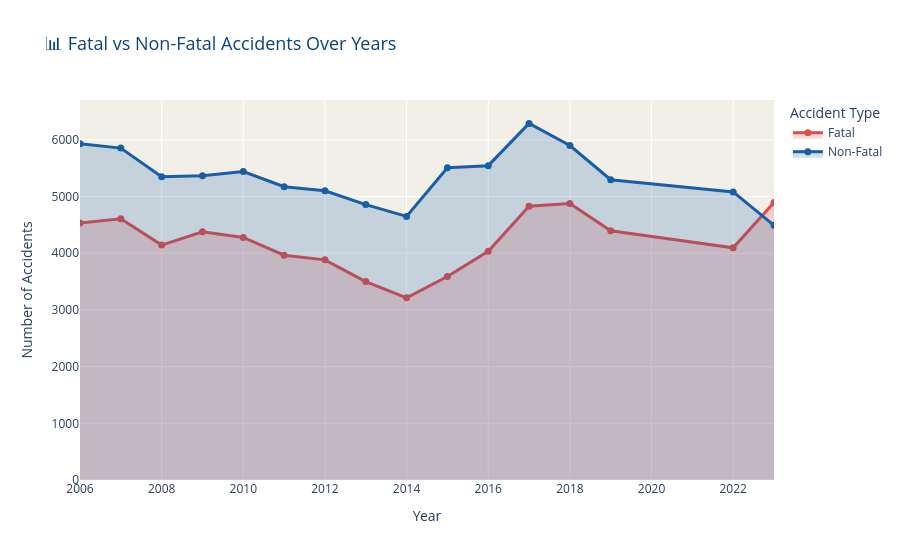

The notebook cell this image was saved under:
### Code cell
# Chart 10 — Fatal vs Non-Fatal Accidents Over Years
df_fatal_trend = df_national_only.sort_values('Year_Numeric')

fig = go.Figure()

fig.add_trace(go.Scatter(
    x=df_fatal_trend['Year_Numeric'],
    y=df_fatal_trend['Fatal_Accidents'],
    name='Fatal',
    mode='lines+markers',
    line=dict(width=3, color=RED),
    marker=dict(size=7),
    fill='tozeroy',
    fillcolor='rgba(226, 75, 74, 0.2)'
))

fig.add_trace(go.Scatter(
    x=df_fatal_trend['Year_Numeric'],
    y=df_fatal_trend['Non_Fatal_Accidents'],
    name='Non-Fatal',
    mode='lines+markers',
    line=dict(width=3, color=BLUE),
    marker=dict(size=7),
    fill='tozeroy',
    fillcolor='rgba(24, 95, 165, 0.2)'
))

fig.update_layout(
    title='📊 Fatal vs Non-Fatal Accidents Over Years',
    plot_bgcolor=OFF_WHITE,
    paper_bgcolor='white',
    title_font=dict(size=18, color=NAVY),
    xaxis_title='Year',
    yaxis_title='Number of Accidents',
    xaxis=dict(tickmode='linear', tick0=2006, dtick=2),
    hovermode='x unified',
    legend_title='Accident Type'
)

fig.show()
print("✅ Chart 10 done")

### Figure 1 — Plotly figure (JSON) as saved in the notebook; plotly's stock layout.template omitted (floating-point values rounded to 4 significant figures)
{"data": [{"fill": "tozeroy", "fillcolor": "rgba(226, 75, 74, 0.2)", "line": {"color": "#E24B4A", "width": 3}, "marker": {"size": 7}, "mode": "lines+markers", "name": "Fatal", "type": "scatter", "x": [2006, 2007, 2008, 2009, 2010, 2011, 2012, 2013, 2014, 2015, 2016, 2017, 2018, 2019, 2022, 2023], "y": [4535, 4610, 4145, 4378, 4280, 3966, 3884, 3500, 3214, 3591, 4036, 4829, 4878, 4397, 4096, 4898]}, {"fill": "tozeroy", "fillcolor": "rgba(24, 95, 165, 0.2)", "line": {"color": "#185FA5", "width": 3}, "marker": {"size": 7}, "mode": "lines+markers", "name": "Non-Fatal", "type": "scatter", "x": [2006, 2007, 2008, 2009, 2010, 2011, 2012, 2013, 2014, 2015, 2016, 2017, 2018, 2019, 2022, 2023], "y": [5931, 5856, 5351, 5369, 5443, 5174, 5104, 4859, 4651, 5509, 5546, 6292, 5901, 5298, 5082, 4493]}], "layout": {"hovermode": "x unified", "legend": {"title": {"text": "Accident Type"}}, "paper_bgcolor": "white", "plot_bgcolor": "#F1EFE8", "title": {"font": {"color": "#0C447C", "size": 18}, "text": "📊 Fatal vs Non-Fatal Accidents Over Years"}, "xaxis": {"dtick": 2, "tick0": 2006, "tickmode": "linear", "title": {"text": "Year"}}, "yaxis": {"title": {"text": "Number of Accidents"}}}}
